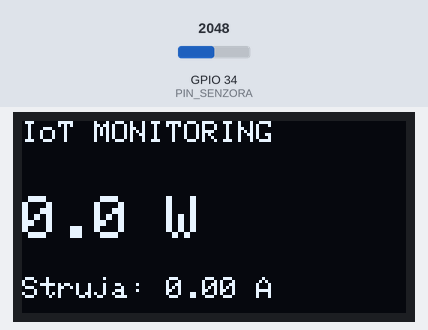
The sketch below on a simulated ESP32. Parts: 128×64 one-colour display. Inputs (shaded band) come from the test bench; at power-on: GPIO 34 (PIN_SENZORA) = 2048. WiFi joins after 1.5 s; servers stay silent unless stated; what the sketch prints to the serial monitor is not drawn.

Above: at 2.4 s.

The sketch:

sketch_feb11a.ino
```cpp
#include <WiFi.h>
#include <FirebaseESP32.h>
#include <Wire.h>
#include <Adafruit_GFX.h>
#include <Adafruit_SSD1306.h>


#define WIFI_SSID "Placeholder"
#define WIFI_PASSWORD "Placeholder"

#define FIREBASE_HOST "Placeholder firebaseio.com"
#define FIREBASE_AUTH "Placeholder"


#define PIN_SENZORA 34
#define SCREEN_WIDTH 128
#define SCREEN_HEIGHT 64
Adafruit_SSD1306 display(SCREEN_WIDTH, SCREEN_HEIGHT, &Wire, -1);


FirebaseData firebaseData;
FirebaseConfig config;
FirebaseAuth auth;
const float OSJETLJIVOST = 0.135;

void setup() {
  Serial.begin(115200);


  if(!display.begin(SSD1306_SWITCHCAPVCC, 0x3C)) { Serial.println("Ekran greska!"); for(;;); }
  display.clearDisplay();
  display.setTextColor(WHITE);
  display.setCursor(0,10);
  display.println("POVEZIVANJE...");
  display.display();


  WiFi.begin(WIFI_SSID, WIFI_PASSWORD);
  while (WiFi.status() != WL_CONNECTED) { delay(500); Serial.print("."); }


  config.database_url = FIREBASE_HOST;
  config.signer.tokens.legacy_token = FIREBASE_AUTH;
  Firebase.begin(&config, &auth);
  Firebase.reconnectWiFi(true);
}


float getTrueRMSCurrent() {
  long sumaKvadrata = 0;
  int brojUzoraka = 0;
  int sredina = 0;


  for(int i=0; i<200; i++) { sredina += analogRead(PIN_SENZORA); delay(1); }
  sredina /= 200;

  uint32_t start_time = millis();
  while((millis() - start_time) < 200) { // Uzorkuj 10 punih ciklusa (200ms)
    int uzorak = analogRead(PIN_SENZORA) - sredina;
    sumaKvadrata += (long)uzorak * uzorak;
    brojUzoraka++;
  }
  float rmsSirovo = sqrt((float)sumaKvadrata / brojUzoraka);
  // Pretvaranje u ampere: (Napon_na_pinu / Osjetljivost_senzora)
  return (rmsSirovo * 3.3 / 4095.0) / OSJETLJIVOST;
}

void loop() {
  float struja = getTrueRMSCurrent();
  if (struja < 0.18) struja = 0.0;
  float snaga = struja * 230.0;


  Firebase.setFloat(firebaseData, "/mjerenja/snaga", snaga);
  Firebase.setFloat(firebaseData, "/mjerenja/struja", struja);


  display.clearDisplay();
  display.setTextSize(1);
  display.setCursor(0,0);
  display.print("IoT MONITORING");

  display.setTextSize(2);
  display.setCursor(0,25);
  display.print(snaga, 1); display.print(" W"); // Prikaz snage

  display.setTextSize(1);
  display.setCursor(0,52);
  display.print("Struja: "); display.print(struja, 2); display.print(" A");

  display.display();
  delay(1500);
}
```
